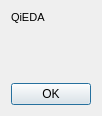
<?xml version="1.0" encoding="UTF-8"?>
<ui version="4.0">
 <class>About</class>
 <widget class="QDialog" name="About">
  <property name="windowModality">
   <enum>Qt::ApplicationModal</enum>
  </property>
  <property name="geometry">
   <rect>
    <x>0</x>
    <y>0</y>
    <width>400</width>
    <height>300</height>
   </rect>
  </property>
  <property name="windowTitle">
   <string>About roEDA</string>
  </property>
  <property name="modal">
   <bool>true</bool>
  </property>
  <layout class="QVBoxLayout" name="verticalLayout">
   <property name="sizeConstraint">
    <enum>QLayout::SetFixedSize</enum>
   </property>
   <item>
    <layout class="QHBoxLayout" name="HorizontalLayout">
     <item>
      <widget class="QLabel" name="Text">
       <property name="text">
        <string notr="true">&lt;!DOCTYPE HTML PUBLIC &quot;-//W3C//DTD HTML 4.0//EN&quot; &quot;http://www.w3.org/TR/REC-html40/strict.dtd&quot;&gt;
&lt;html&gt;&lt;head&gt;&lt;meta name=&quot;qrichtext&quot; content=&quot;1&quot; /&gt;&lt;style type=&quot;text/css&quot;&gt;
p, li { white-space: pre-wrap; }
&lt;/style&gt;&lt;/head&gt;&lt;body style=&quot; font-family:'MS Shell Dlg 2'; font-size:8pt; font-weight:400; font-style:normal;&quot;&gt;
&lt;p style=&quot; margin-top:0px; margin-bottom:0px; margin-left:0px; margin-right:0px; -qt-block-indent:0; text-indent:0px;&quot;&gt;QiEDA&lt;/p&gt;
&lt;p style=&quot;-qt-paragraph-type:empty; margin-top:0px; margin-bottom:0px; margin-left:0px; margin-right:0px; -qt-block-indent:0; text-indent:0px;&quot;&gt;&lt;br /&gt;&lt;/p&gt;&lt;/body&gt;&lt;/html&gt;</string>
       </property>
      </widget>
     </item>
    </layout>
   </item>
   <item>
    <spacer name="VerticalSpacer">
     <property name="orientation">
      <enum>Qt::Vertical</enum>
     </property>
     <property name="sizeHint" stdset="0">
      <size>
       <width>20</width>
       <height>40</height>
      </size>
     </property>
    </spacer>
   </item>
   <item>
    <widget class="QDialogButtonBox" name="ButtonBox">
     <property name="orientation">
      <enum>Qt::Horizontal</enum>
     </property>
     <property name="standardButtons">
      <set>QDialogButtonBox::Ok</set>
     </property>
    </widget>
   </item>
  </layout>
 </widget>
 <resources>
  <include location="roviewer.qrc"/>
 </resources>
 <connections>
  <connection>
   <sender>ButtonBox</sender>
   <signal>accepted()</signal>
   <receiver>About</receiver>
   <slot>accept()</slot>
   <hints>
    <hint type="sourcelabel">
     <x>248</x>
     <y>254</y>
    </hint>
    <hint type="destinationlabel">
     <x>157</x>
     <y>274</y>
    </hint>
   </hints>
  </connection>
 </connections>
</ui>
